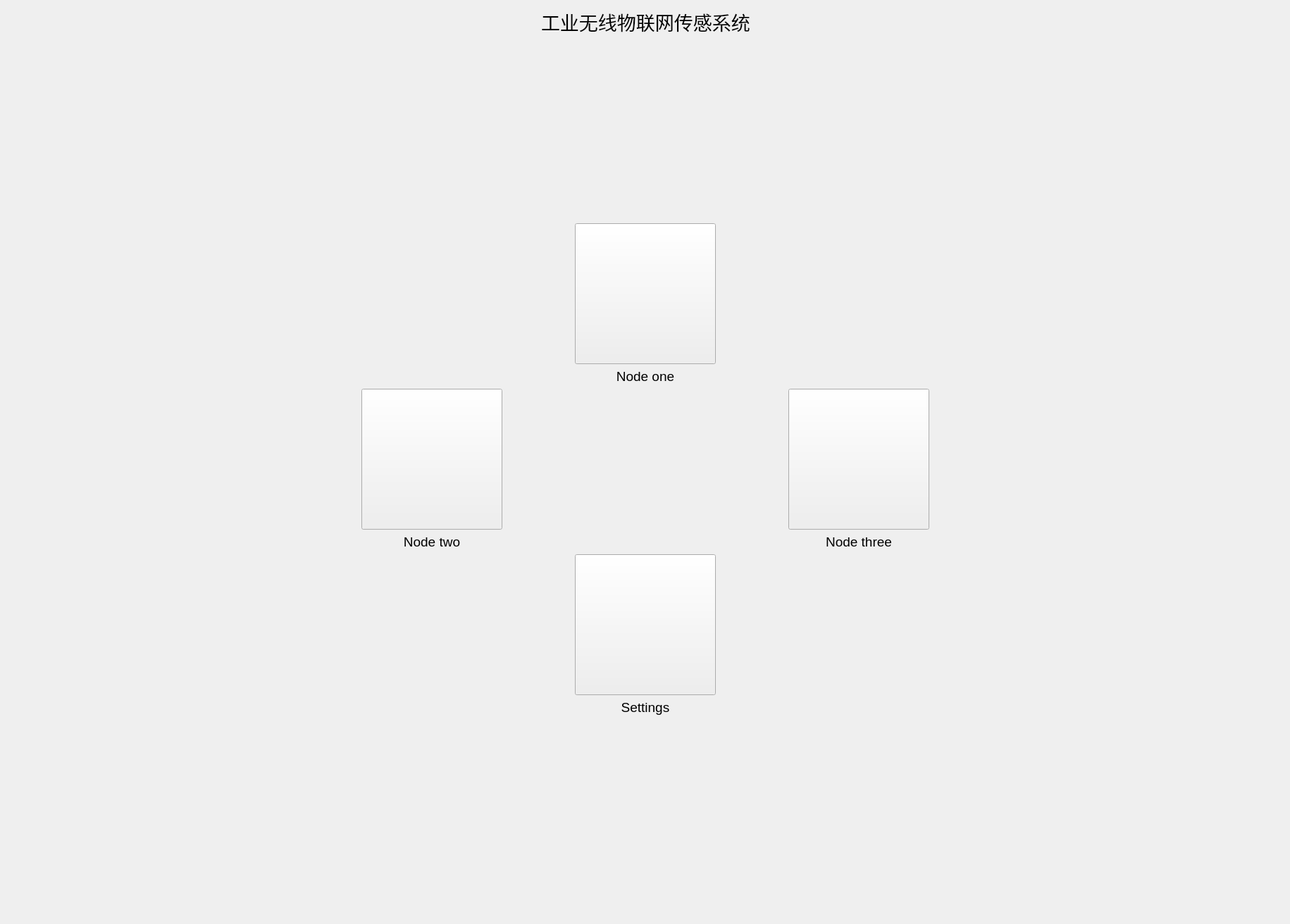
<?xml version="1.0" encoding="UTF-8"?>
<ui version="4.0">
 <class>Widget</class>
 <widget class="QWidget" name="Widget">
  <property name="geometry">
   <rect>
    <x>0</x>
    <y>0</y>
    <width>1831</width>
    <height>1312</height>
   </rect>
  </property>
  <property name="windowTitle">
   <string>Widget</string>
  </property>
  <layout class="QGridLayout" name="gridLayout">
   <item row="0" column="1" rowspan="2">
    <layout class="QVBoxLayout" name="verticalLayout_6">
     <item>
      <layout class="QHBoxLayout" name="horizontalLayout_4">
       <item>
        <spacer name="horizontalSpacer">
         <property name="orientation">
          <enum>Qt::Horizontal</enum>
         </property>
         <property name="sizeHint" stdset="0">
          <size>
           <width>40</width>
           <height>20</height>
          </size>
         </property>
        </spacer>
       </item>
       <item>
        <widget class="QLabel" name="label_5">
         <property name="text">
          <string>&lt;html&gt;&lt;head/&gt;&lt;body&gt;&lt;p&gt;&lt;span style=&quot; font-size:20pt;&quot;&gt;工业无线物联网传感系统&lt;/span&gt;&lt;/p&gt;&lt;/body&gt;&lt;/html&gt;</string>
         </property>
        </widget>
       </item>
       <item>
        <spacer name="horizontalSpacer_7">
         <property name="orientation">
          <enum>Qt::Horizontal</enum>
         </property>
         <property name="sizeHint" stdset="0">
          <size>
           <width>40</width>
           <height>20</height>
          </size>
         </property>
        </spacer>
       </item>
      </layout>
     </item>
     <item>
      <spacer name="verticalSpacer">
       <property name="orientation">
        <enum>Qt::Vertical</enum>
       </property>
       <property name="sizeHint" stdset="0">
        <size>
         <width>20</width>
         <height>40</height>
        </size>
       </property>
      </spacer>
     </item>
     <item>
      <layout class="QVBoxLayout" name="verticalLayout_5">
       <item>
        <layout class="QHBoxLayout" name="horizontalLayout_2">
         <item>
          <spacer name="horizontalSpacer_3">
           <property name="orientation">
            <enum>Qt::Horizontal</enum>
           </property>
           <property name="sizeHint" stdset="0">
            <size>
             <width>300</width>
             <height>20</height>
            </size>
           </property>
          </spacer>
         </item>
         <item>
          <layout class="QVBoxLayout" name="verticalLayout">
           <item>
            <widget class="QPushButton" name="pushButton">
             <property name="minimumSize">
              <size>
               <width>200</width>
               <height>200</height>
              </size>
             </property>
             <property name="maximumSize">
              <size>
               <width>200</width>
               <height>200</height>
              </size>
             </property>
             <property name="styleSheet">
              <string notr="true">border-image: url(:/PIC/node1.png);</string>
             </property>
             <property name="text">
              <string/>
             </property>
            </widget>
           </item>
           <item>
            <widget class="QLabel" name="label">
             <property name="text">
              <string>&lt;html&gt;&lt;head/&gt;&lt;body&gt;&lt;p&gt;&lt;span style=&quot; font-size:14pt;&quot;&gt;Node one&lt;/span&gt;&lt;/p&gt;&lt;/body&gt;&lt;/html&gt;</string>
             </property>
             <property name="alignment">
              <set>Qt::AlignCenter</set>
             </property>
            </widget>
           </item>
          </layout>
         </item>
         <item>
          <spacer name="horizontalSpacer_4">
           <property name="orientation">
            <enum>Qt::Horizontal</enum>
           </property>
           <property name="sizeHint" stdset="0">
            <size>
             <width>300</width>
             <height>20</height>
            </size>
           </property>
          </spacer>
         </item>
        </layout>
       </item>
       <item>
        <layout class="QHBoxLayout" name="horizontalLayout">
         <item>
          <layout class="QVBoxLayout" name="verticalLayout_2">
           <item>
            <widget class="QPushButton" name="pushButton_2">
             <property name="minimumSize">
              <size>
               <width>200</width>
               <height>200</height>
              </size>
             </property>
             <property name="maximumSize">
              <size>
               <width>200</width>
               <height>200</height>
              </size>
             </property>
             <property name="styleSheet">
              <string notr="true">border-image: url(:/PIC/node2.png);</string>
             </property>
             <property name="text">
              <string/>
             </property>
            </widget>
           </item>
           <item>
            <widget class="QLabel" name="label_2">
             <property name="text">
              <string>&lt;html&gt;&lt;head/&gt;&lt;body&gt;&lt;p&gt;&lt;span style=&quot; font-size:14pt;&quot;&gt;Node two&lt;/span&gt;&lt;/p&gt;&lt;/body&gt;&lt;/html&gt;</string>
             </property>
             <property name="alignment">
              <set>Qt::AlignCenter</set>
             </property>
            </widget>
           </item>
          </layout>
         </item>
         <item>
          <spacer name="horizontalSpacer_2">
           <property name="orientation">
            <enum>Qt::Horizontal</enum>
           </property>
           <property name="sizeHint" stdset="0">
            <size>
             <width>400</width>
             <height>20</height>
            </size>
           </property>
          </spacer>
         </item>
         <item>
          <layout class="QVBoxLayout" name="verticalLayout_3">
           <item>
            <widget class="QPushButton" name="pushButton_3">
             <property name="minimumSize">
              <size>
               <width>200</width>
               <height>200</height>
              </size>
             </property>
             <property name="maximumSize">
              <size>
               <width>200</width>
               <height>200</height>
              </size>
             </property>
             <property name="styleSheet">
              <string notr="true">border-image: url(:/PIC/node3.png);</string>
             </property>
             <property name="text">
              <string/>
             </property>
            </widget>
           </item>
           <item>
            <widget class="QLabel" name="label_3">
             <property name="text">
              <string>&lt;html&gt;&lt;head/&gt;&lt;body&gt;&lt;p&gt;&lt;span style=&quot; font-size:14pt;&quot;&gt;Node three&lt;/span&gt;&lt;/p&gt;&lt;/body&gt;&lt;/html&gt;</string>
             </property>
             <property name="alignment">
              <set>Qt::AlignCenter</set>
             </property>
            </widget>
           </item>
          </layout>
         </item>
        </layout>
       </item>
       <item>
        <layout class="QHBoxLayout" name="horizontalLayout_3">
         <item>
          <spacer name="horizontalSpacer_6">
           <property name="orientation">
            <enum>Qt::Horizontal</enum>
           </property>
           <property name="sizeHint" stdset="0">
            <size>
             <width>300</width>
             <height>20</height>
            </size>
           </property>
          </spacer>
         </item>
         <item>
          <layout class="QVBoxLayout" name="verticalLayout_4">
           <item>
            <widget class="QPushButton" name="pushButton_4">
             <property name="minimumSize">
              <size>
               <width>200</width>
               <height>200</height>
              </size>
             </property>
             <property name="maximumSize">
              <size>
               <width>200</width>
               <height>200</height>
              </size>
             </property>
             <property name="styleSheet">
              <string notr="true">border-image: url(:/PIC/Setting.png);</string>
             </property>
             <property name="text">
              <string/>
             </property>
            </widget>
           </item>
           <item>
            <widget class="QLabel" name="label_4">
             <property name="text">
              <string>&lt;html&gt;&lt;head/&gt;&lt;body&gt;&lt;p&gt;&lt;span style=&quot; font-size:14pt;&quot;&gt;Settings&lt;/span&gt;&lt;/p&gt;&lt;/body&gt;&lt;/html&gt;</string>
             </property>
             <property name="alignment">
              <set>Qt::AlignCenter</set>
             </property>
            </widget>
           </item>
          </layout>
         </item>
         <item>
          <spacer name="horizontalSpacer_5">
           <property name="orientation">
            <enum>Qt::Horizontal</enum>
           </property>
           <property name="sizeHint" stdset="0">
            <size>
             <width>300</width>
             <height>20</height>
            </size>
           </property>
          </spacer>
         </item>
        </layout>
       </item>
      </layout>
     </item>
     <item>
      <spacer name="verticalSpacer_2">
       <property name="orientation">
        <enum>Qt::Vertical</enum>
       </property>
       <property name="sizeHint" stdset="0">
        <size>
         <width>20</width>
         <height>40</height>
        </size>
       </property>
      </spacer>
     </item>
     <item>
      <layout class="QHBoxLayout" name="horizontalLayout_5">
       <item>
        <spacer name="horizontalSpacer_8">
         <property name="orientation">
          <enum>Qt::Horizontal</enum>
         </property>
         <property name="sizeHint" stdset="0">
          <size>
           <width>40</width>
           <height>20</height>
          </size>
         </property>
        </spacer>
       </item>
       <item>
        <widget class="QLabel" name="label_currentTime">
         <property name="text">
          <string/>
         </property>
        </widget>
       </item>
       <item>
        <spacer name="horizontalSpacer_9">
         <property name="orientation">
          <enum>Qt::Horizontal</enum>
         </property>
         <property name="sizeHint" stdset="0">
          <size>
           <width>40</width>
           <height>20</height>
          </size>
         </property>
        </spacer>
       </item>
      </layout>
     </item>
    </layout>
   </item>
   <item row="0" column="2">
    <spacer name="horizontalSpacer_11">
     <property name="orientation">
      <enum>Qt::Horizontal</enum>
     </property>
     <property name="sizeHint" stdset="0">
      <size>
       <width>486</width>
       <height>20</height>
      </size>
     </property>
    </spacer>
   </item>
   <item row="1" column="0">
    <spacer name="horizontalSpacer_10">
     <property name="orientation">
      <enum>Qt::Horizontal</enum>
     </property>
     <property name="sizeHint" stdset="0">
      <size>
       <width>487</width>
       <height>20</height>
      </size>
     </property>
    </spacer>
   </item>
  </layout>
 </widget>
 <layoutdefault spacing="6" margin="11"/>
 <resources/>
 <connections/>
</ui>
